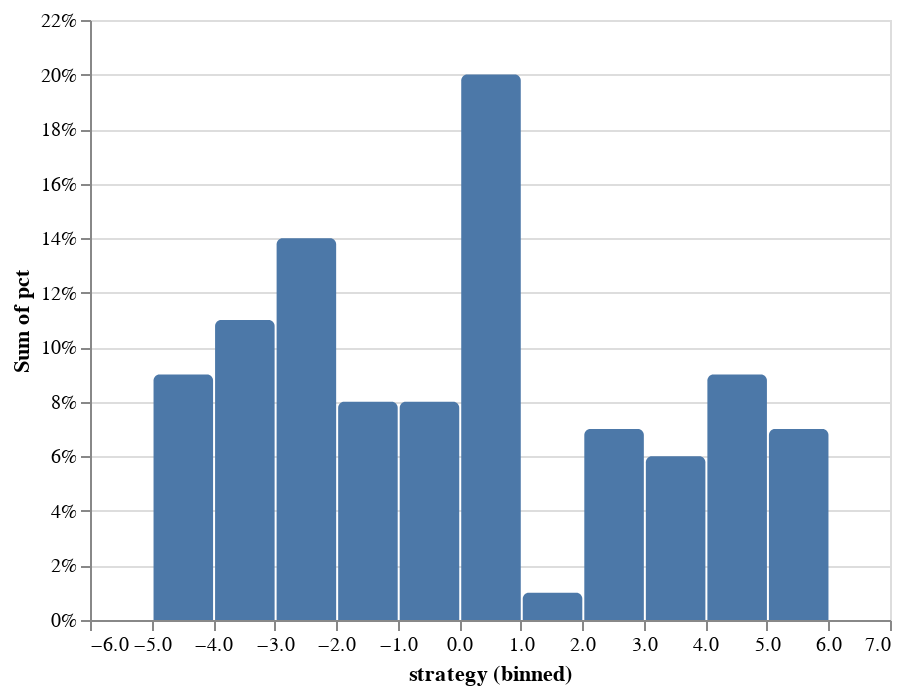

The code cell stored with this chart in its notebook:
### Code cell
#barabasi
from collections import Counter

vetor = [0.0, 0.0, 0.0, 0.0, 3.0175, -5.0, 4.5825, 3.0175, -5.0, 4.6875, -5.0, -2.0, -2.0, 0.0, -4.0, -3.0, -3.0, 0.0, 4.0, 0.0, -1.0, -3.0, -2.0, -1.0, 4.9275, -5.0, -4.0, 0.0, -3.0, -3.0, -1.0, 5.93, -3.0, -1.0, -5.0, 2.91, 4.17, 4.9375, -4.0, 3.325, -2.0, 0.0, 0.0, -3.0, -4.0, -2.0, 2.0375, 5.515, 0.04, 2.42, -4.0, -4.0, -3.0, -1.0, -4.0, 0.0, -5.0, 3.11, 4.0175, -3.0, 0.0, -1.0, 0.0, 4.0675, -5.0, -4.0, -2.0, -2.0, 2.06, 0.0, 3.33, 5.625, -2.0, 2.0375, -3.0, 4.945, 3.565, -4.0, -3.0, -3.0, 5.0, -1.0, 5.095, 5.0, 1.0, -3.0, -5.0, 5.0, -4.0, 2.98, 0.0, -1.0, -4.0, 2.885, 0.0, 0.0, -3.0, 0.0, -5.0, 0.0]
print(Counter(vetor))


import altair as alt
import pandas as pd
import numpy as np


data = pd.DataFrame({'strategy':np.array(vetor),  'color':['#27AE60' for c in range(len(vetor))]})

cooperative = 0
for i in vetor:
    if i <= 0:
        cooperative += 1
        
print(cooperative/len(vetor))

alt.Chart(data).mark_bar(
    cornerRadiusTopLeft=3,
    cornerRadiusTopRight=3
).encode(
    alt.X("strategy:Q"),
    y='count()',
)




alt.Chart(data).transform_joinaggregate(
    total='count(*)'
).transform_calculate(
    pct='1 / datum.total'
).mark_bar(
    cornerRadiusTopLeft=3,
    cornerRadiusTopRight=3
).encode(
    alt.X("strategy:Q", bin=alt.Bin(extent=[-6, 7], step=1)),
    #alt.X('strategy:Q'),
    alt.Y('sum(pct):Q', axis=alt.Axis(format='%'))
)

### Figure 1 — Vega-Lite specification as saved in the notebook (floating-point values rounded to 4 significant figures)
{"config": {"view": {"continuousWidth": 400, "continuousHeight": 300}}, "data": {"name": "data-477f3f75fb5d57d7f5b5adaf8487c13c"}, "mark": {"type": "bar", "cornerRadiusTopLeft": 3, "cornerRadiusTopRight": 3}, "encoding": {"x": {"type": "quantitative", "bin": {"extent": [-6, 7], "step": 1}, "field": "strategy"}, "y": {"type": "quantitative", "aggregate": "sum", "axis": {"format": "%"}, "field": "pct"}}, "transform": [{"joinaggregate": [{"op": "count", "field": "*", "as": "total"}]}, {"calculate": "1 / datum.total", "as": "pct"}], "$schema": "https://vega.github.io/schema/vega-lite/v4.8.1.json", "datasets": {"data-477f3f75fb5d57d7f5b5adaf8487c13c": [{"strategy": 0.0, "color": "#27AE60"}, {"strategy": 0.0, "color": "#27AE60"}, {"strategy": 0.0, "color": "#27AE60"}, {"strategy": 0.0, "color": "#27AE60"}, {"strategy": 3.018, "color": "#27AE60"}, {"strategy": -5.0, "color": "#27AE60"}, {"strategy": 4.582, "color": "#27AE60"}, {"strategy": 3.018, "color": "#27AE60"}, {"strategy": -5.0, "color": "#27AE60"}, {"strategy": 4.688, "color": "#27AE60"}, {"strategy": -5.0, "color": "#27AE60"}, {"strategy": -2.0, "color": "#27AE60"}, {"strategy": -2.0, "color": "#27AE60"}, {"strategy": 0.0, "color": "#27AE60"}, {"strategy": -4.0, "color": "#27AE60"}, {"strategy": -3.0, "color": "#27AE60"}, {"strategy": -3.0, "color": "#27AE60"}, {"strategy": 0.0, "color": "#27AE60"}, {"strategy": 4.0, "color": "#27AE60"}, {"strategy": 0.0, "color": "#27AE60"}, {"strategy": -1.0, "color": "#27AE60"}, {"strategy": -3.0, "color": "#27AE60"}, {"strategy": -2.0, "color": "#27AE60"}, {"strategy": -1.0, "color": "#27AE60"}, {"strategy": 4.928, "color": "#27AE60"}, {"strategy": -5.0, "color": "#27AE60"}, {"strategy": -4.0, "color": "#27AE60"}, {"strategy": 0.0, "color": "#27AE60"}, {"strategy": -3.0, "color": "#27AE60"}, {"strategy": -3.0, "color": "#27AE60"}, {"strategy": -1.0, "color": "#27AE60"}, {"strategy": 5.93, "color": "#27AE60"}, {"strategy": -3.0, "color": "#27AE60"}, {"strategy": -1.0, "color": "#27AE60"}, {"strategy": -5.0, "color": "#27AE60"}, {"strategy": 2.91, "color": "#27AE60"}, {"strategy": 4.17, "color": "#27AE60"}, {"strategy": 4.938, "color": "#27AE60"}, {"strategy": -4.0, "color": "#27AE60"}, {"strategy": 3.325, "color": "#27AE60"}, {"strategy": -2.0, "color": "#27AE60"}, {"strategy": 0.0, "color": "#27AE60"}, {"strategy": 0.0, "color": "#27AE60"}, {"strategy": -3.0, "color": "#27AE60"}, {"strategy": -4.0, "color": "#27AE60"}, {"strategy": -2.0, "color": "#27AE60"}, {"strategy": 2.038, "color": "#27AE60"}, {"strategy": 5.515, "color": "#27AE60"}, {"strategy": 0.04, "color": "#27AE60"}, {"strategy": 2.42, "color": "#27AE60"}, {"strategy": -4.0, "color": "#27AE60"}, {"strategy": -4.0, "color": "#27AE60"}, {"strategy": -3.0, "color": "#27AE60"}, {"strategy": -1.0, "color": "#27AE60"}, {"strategy": -4.0, "color": "#27AE60"}, {"strategy": 0.0, "color": "#27AE60"}, {"strategy": -5.0, "color": "#27AE60"}, {"strategy": 3.11, "color": "#27AE60"}, {"strategy": 4.018, "color": "#27AE60"}, {"strategy": -3.0, "color": "#27AE60"}, {"strategy": 0.0, "color": "#27AE60"}, {"strategy": -1.0, "color": "#27AE60"}, {"strategy": 0.0, "color": "#27AE60"}, {"strategy": 4.067, "color": "#27AE60"}, {"strategy": -5.0, "color": "#27AE60"}, {"strategy": -4.0, "color": "#27AE60"}, {"strategy": -2.0, "color": "#27AE60"}, {"strategy": -2.0, "color": "#27AE60"}, {"strategy": 2.06, "color": "#27AE60"}, {"strategy": 0.0, "color": "#27AE60"}, {"strategy": 3.33, "color": "#27AE60"}, {"strategy": 5.625, "color": "#27AE60"}, {"strategy": -2.0, "color": "#27AE60"}, {"strategy": 2.038, "color": "#27AE60"}, {"strategy": -3.0, "color": "#27AE60"}, {"strategy": 4.945, "color": "#27AE60"}, {"strategy": 3.565, "color": "#27AE60"}, {"strategy": -4.0, "color": "#27AE60"}, {"strategy": -3.0, "color": "#27AE60"}, {"strategy": -3.0, "color": "#27AE60"}, {"strategy": 5.0, "color": "#27AE60"}, {"strategy": -1.0, "color": "#27AE60"}, {"strategy": 5.095, "color": "#27AE60"}, {"strategy": 5.0, "color": "#27AE60"}, {"strategy": 1.0, "color": "#27AE60"}, {"strategy": -3.0, "color": "#27AE60"}, {"strategy": -5.0, "color": "#27AE60"}, {"strategy": 5.0, "color": "#27AE60"}, {"strategy": -4.0, "color": "#27AE60"}, {"strategy": 2.98, "color": "#27AE60"}, {"strategy": 0.0, "color": "#27AE60"}, {"strategy": -1.0, "color": "#27AE60"}, {"strategy": -4.0, "color": "#27AE60"}, {"strategy": 2.885, "color": "#27AE60"}, {"strategy": 0.0, "color": "#27AE60"}, {"strategy": 0.0, "color": "#27AE60"}, {"strategy": -3.0, "color": "#27AE60"}, {"strategy": 0.0, "color": "#27AE60"}, {"strategy": -5.0, "color": "#27AE60"}, {"strategy": 0.0, "color": "#27AE60"}]}}
